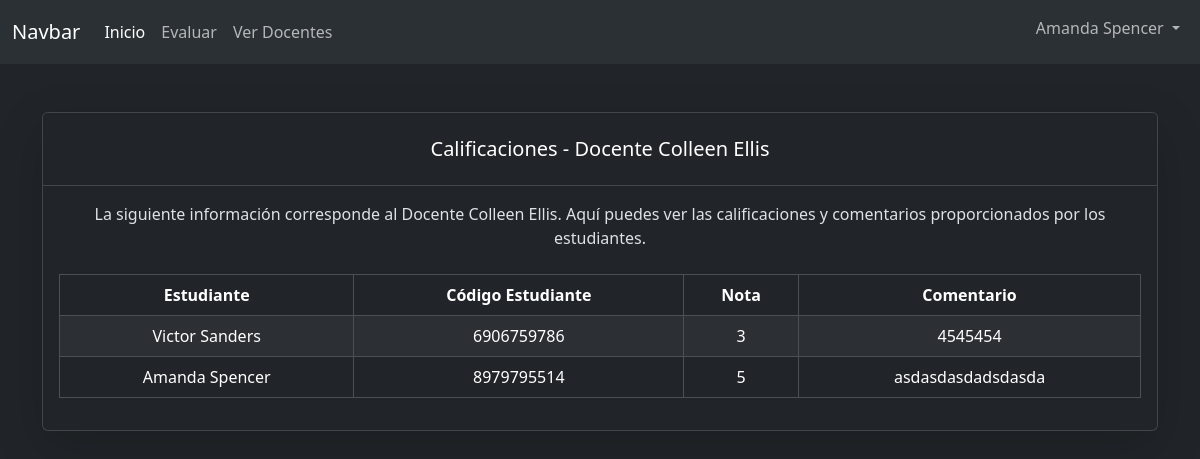
Page /docentes/3/evaluaciones/ (signed in) on the committed database.
### assessments/models.py (models this page shows, shortened)
class Teacher(models.Model):
    first_name = models.CharField(max_length=50)
    last_name = models.CharField(max_length=50)
    dni = models.CharField(
        max_length=10,
        unique=True,
        validators=[
            RegexValidator(
                r"^\d{8,10}$", "La cédula deber ser un numero de max 10 dígitos"
            )
        ],
    )
    def __str__(self):
        return f"{self.first_name} {self.last_name}"

class Assessment(models.Model):
    rating = models.IntegerField(
        validators=[
            MinValueValidator(1, "No se permiten calificaciones menores a 1"),
            MaxValueValidator(5, "No se permiten calificaciones mayores a 5"),
        ],
    )
    comment = models.TextField()
    teacher = models.ForeignKey(Teacher, on_delete=models.CASCADE)
    student = models.ForeignKey(Student, on_delete=models.CASCADE)
    created_at = models.DateTimeField(auto_now_add=True)
    class Meta:
        constraints = [
            models.UniqueConstraint(
                fields=["student", "teacher"], name="unique_assessment"
            )
        ]

class Student(AbstractUser):
    id = models.UUIDField(primary_key=True, default=uuid.uuid4, editable=False)
    username = None
    is_superuser = None
    is_staff = None
    code = models.CharField(
        max_length=10,
        unique=True,
        validators=[
            RegexValidator(
                r"^\d{1,10}$", "El código deber ser un numero de max 10 dígitos"
            )
        ],
    )
    birth_date = models.DateField()
    USERNAME_FIELD = "code"
    REQUIRED_FIELDS = ["email"]
    def __str__(self):
        return f"{self.first_name} {self.last_name}"

### assessments/views.py (the view)
@login_required
def teacher_assessments(request, teacher_id):
    user_name = request.user.first_name + " " + request.user.last_name
    teacher = get_object_or_404(Teacher, id=teacher_id)
    print(teacher)
    assessments = Assessment.objects.filter(teacher=teacher)
    data = {
        "user_name": user_name,
        "teacher": teacher,
        "assessments": assessments,
    }
    return render(request, "layouts/teacher_assessments_page.html", data)

### assessments/templates/layouts/teacher_assessments_page.html (shortened to what this page needs)
{% extends 'base_html.html' %}
{% block content %}
<header>
  {% include "layouts/partials/nav.html" with user_name=user_name %}
</header>
<main class="container mt-5">
  <div class="card shadow-lg ">
    <div class="card-header bg-dark text-white text-center py-4">
      <h5 class="card-title mb-0">Calificaciones - Docente {{ teacher }}</h5>
    </div>
    <div class="card-body">
      <p class="text-center mb-4">
        La siguiente información corresponde al Docente {{ teacher }}. Aquí
        puedes ver las calificaciones y comentarios proporcionados por los
        estudiantes.
      </p>
      <table class="table table-striped table-bordered table-hover">
        <thead class="thead-dark">
          <tr class="text-center align-middle">
            <th scope="col">Estudiante</th>
            <th scope="col">Código Estudiante</th>
            <th scope="col">Nota</th>
            <th scope="col">Comentario</th>
          </tr>
        </thead>
        <tbody>
          {% for assessment in assessments %}
          <tr class="text-center align-middle">
            <td>{{ assessment.student }}</td>
            <td>{{ assessment.student.code }}</td>
            <td>{{ assessment.rating }}</td>
            <td>{{ assessment.comment }}</td>
          </tr>
          {% empty %}
          <tr>
            <td colspan="4" class="text-center">
              No hay evaluaciones disponibles.
            </td>
          </tr>
          {% endfor %}
        </tbody>
      </table>
    </div>
  </div>
</main>
{% endblock %}

### rows in the picture
Teacher: first_name+last_name "Colleen Ellis"
Assessment: student "Victor Sanders", student.code "6906759786", rating "3", comment "4545454"
Assessment: student "Amanda Spencer", student.code "8979795514", rating "5", comment "asdasdasdadsdasda"

### other values in the picture
{{ user_name }} "Amanda Spencer"
